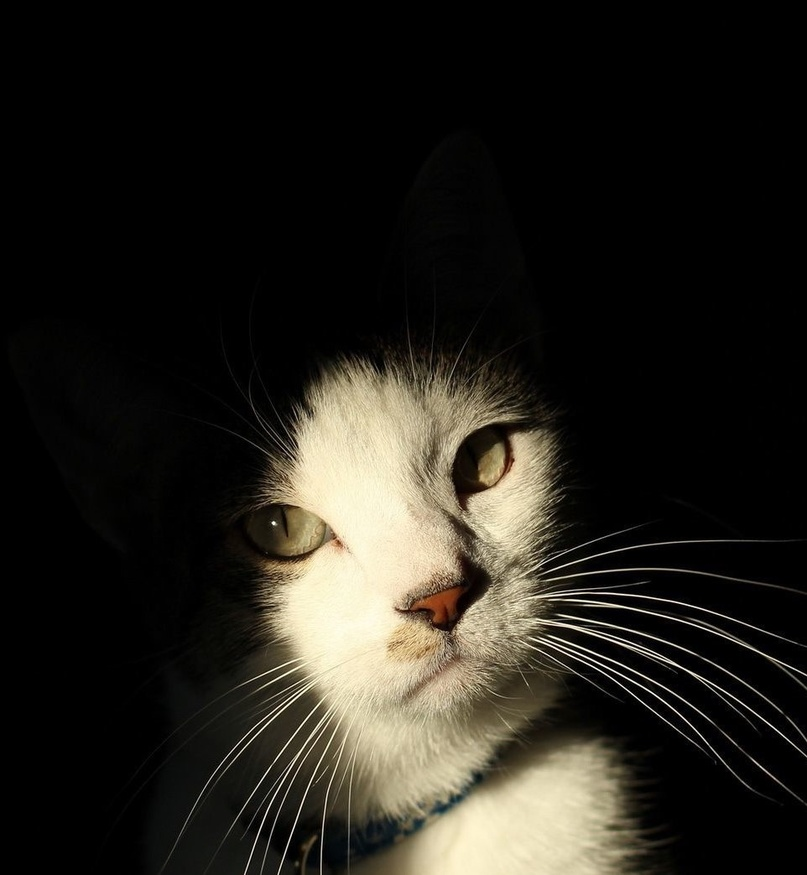
#> input picture 2.ImagePointProcessing/Bai_1/Code/cat_1.jpg, 807 x 875 px, shrunk from 962 x 1043 before the run
$ python HW2_BAI_1_Power_function.py
#> lines starting #> are read from the running program, lines starting #| are printed output that depends on the picture; after the words box and inside, x2 and y2 are one past the last pixel; in counts of white or black regions, pixels touching at a corner belong together
import numpy as np
import cv2
img_gray=cv2.imread('cat_1.jpg',0)
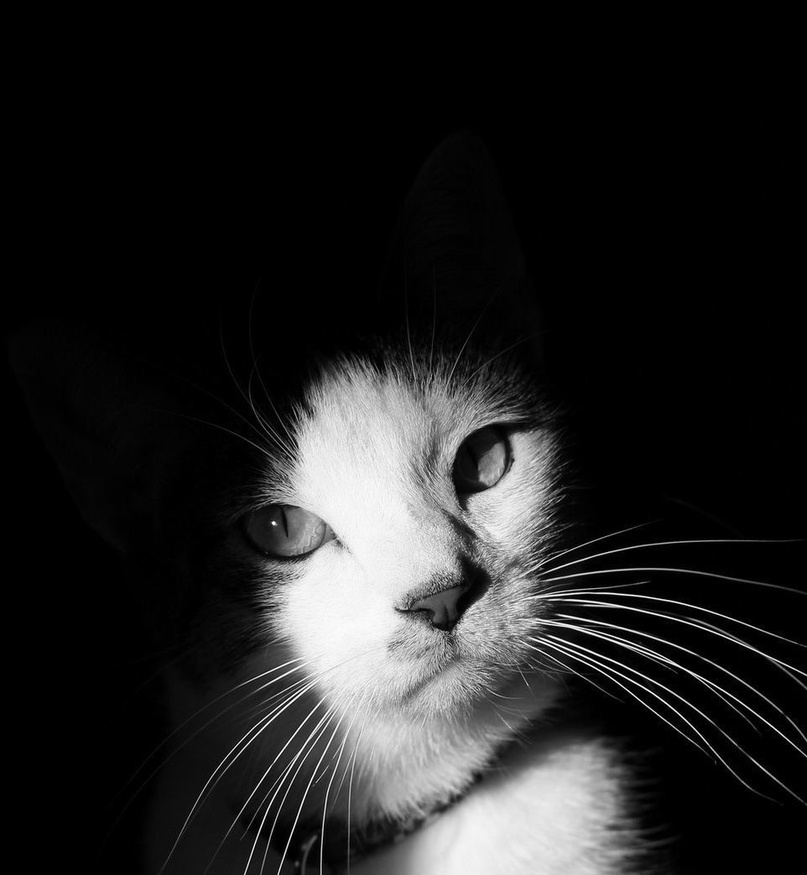
#> img_gray: shape (875, 807); min 0, max 255, mean 34.8
img_color=cv2.imread('cat_1.jpg',cv2.IMREAD_UNCHANGED)
#> img_color is the input picture: shape (875, 807, 3); mean B, G, R 28.3, 34.8, 37.3


img_gray_1=np.float32(img_gray)
img_gray_1=cv2.pow(img_gray_1,25)
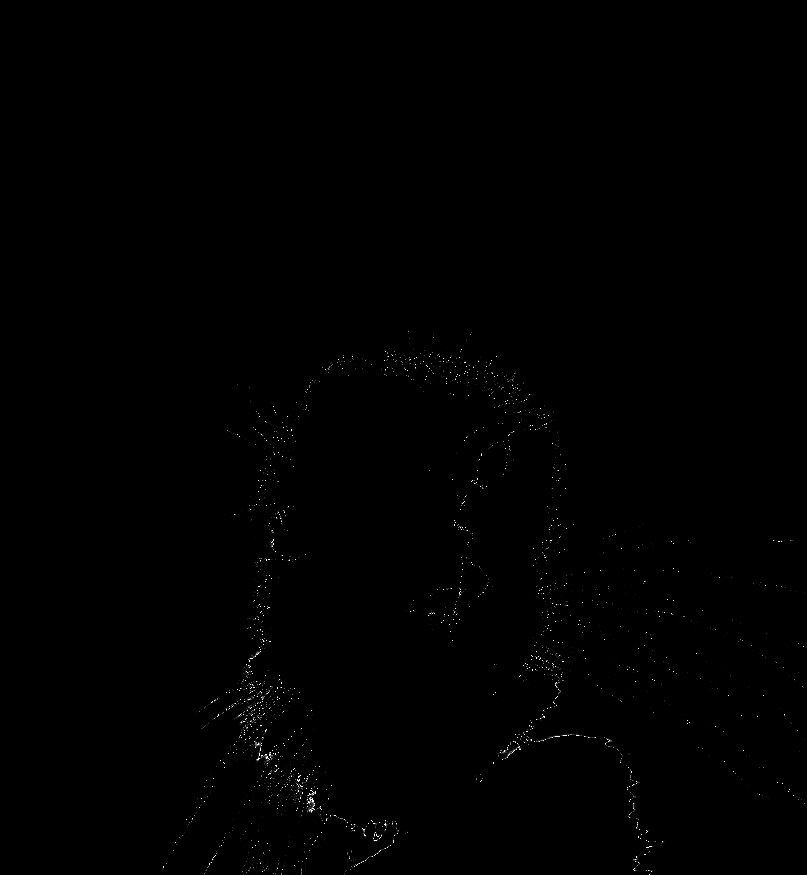
#> img_gray_1: shape (875, 807) float32; 20.98% of the values are NaN or infinite; the others: min 0, max 1.94e+38, mean inf; drawn with min black, max white, NaN and infinite black
img_gray_2=cv2.convertScaleAbs(img_gray_1,0,255)
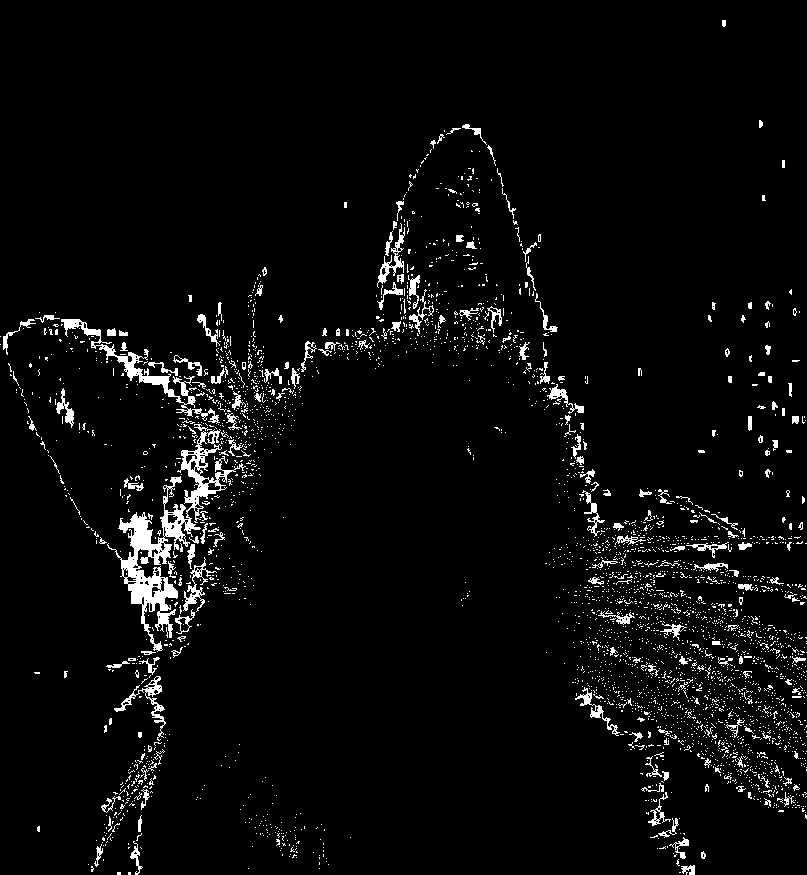
#> img_gray_2: shape (875, 807); 4.1% white; 3411 white regions (3194 under 20 px), largest, box (x1, y1, x2, y2) and area: (107, 429, 246, 652) 5379, (61, 319, 220, 424) 1644, (114, 676, 166, 741) 519


cv2.namedWindow('img_color', cv2. WINDOW_NORMAL)
cv2.namedWindow('Power_function', cv2. WINDOW_NORMAL)
cv2.imshow('img_color',img_color)
cv2.imshow('Power_function',img_gray_1)
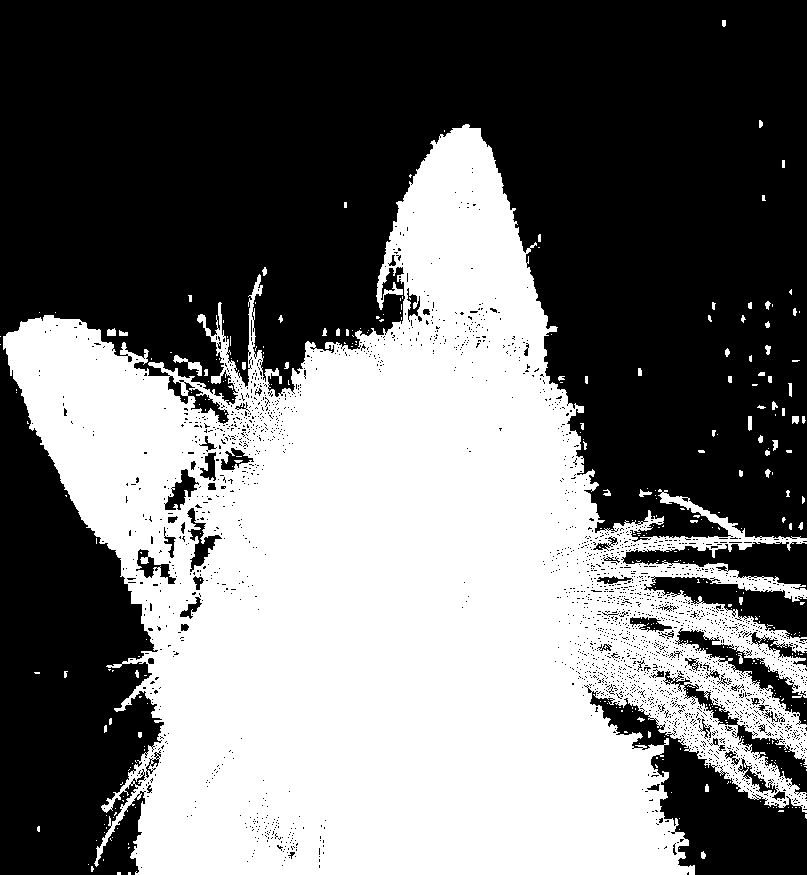
#> window 'Power_function': shape (875, 807); 44.8% white; 352 white regions (291 under 20 px), largest, box (x1, y1, x2, y2) and area: (3, 124, 807, 875) 313748, (173, 355, 202, 376) 190, (107, 328, 116, 336) 60
cv2.imwrite('Power_function.jpg',img_gray_2)
cv2.waitKey(0)
cv2.destroyAllWindows()
